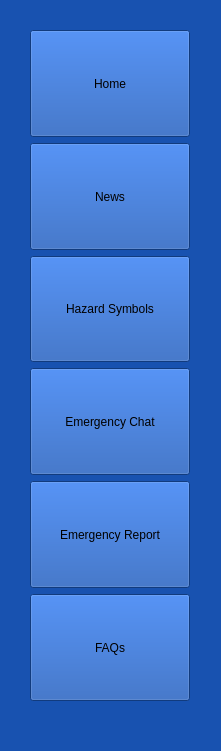
     <widget class="QWidget" name="rht_menu_bar" native="true">
      <property name="geometry">
       <rect>
        <x>0</x>
        <y>0</y>
        <width>221</width>
        <height>751</height>
       </rect>
      </property>
      <property name="palette">
       <palette>
        <active>
         <colorrole role="WindowText">
          <brush brushstyle="SolidPattern">
           <color alpha="255">
            <red>0</red>
            <green>0</green>
            <blue>0</blue>
           </color>
          </brush>
         </colorrole>
         <colorrole role="Button">
          <brush brushstyle="SolidPattern">
           <color alpha="255">
            <red>24</red>
            <green>82</green>
            <blue>176</blue>
           </color>
          </brush>
         </colorrole>
         <colorrole role="Light">
          <brush brushstyle="SolidPattern">
           <color alpha="255">
            <red>43</red>
            <green>124</green>
            <blue>255</blue>
           </color>
          </brush>
         </colorrole>
         <colorrole role="Midlight">
          <brush brushstyle="SolidPattern">
           <color alpha="255">
            <red>33</red>
            <green>103</green>
            <blue>215</blue>
           </color>
          </brush>
         </colorrole>
         <colorrole role="Dark">
          <brush brushstyle="SolidPattern">
           <color alpha="255">
            <red>12</red>
            <green>41</green>
            <blue>88</blue>
           </color>
          </brush>
         </colorrole>
         <colorrole role="Mid">
          <brush brushstyle="SolidPattern">
           <color alpha="255">
            <red>16</red>
            <green>54</green>
            <blue>117</blue>
           </color>
          </brush>
         </colorrole>
         <colorrole role="Text">
          <brush brushstyle="SolidPattern">
           <color alpha="255">
            <red>0</red>
            <green>0</green>
            <blue>0</blue>
           </color>
          </brush>
         </colorrole>
         <colorrole role="BrightText">
          <brush brushstyle="SolidPattern">
           <color alpha="255">
            <red>255</red>
            <green>255</green>
            <blue>255</blue>
           </color>
          </brush>
         </colorrole>
         <colorrole role="ButtonText">
          <brush brushstyle="SolidPattern">
           <color alpha="255">
            <red>0</red>
            <green>0</green>
            <blue>0</blue>
           </color>
          </brush>
         </colorrole>
         <colorrole role="Base">
          <brush brushstyle="SolidPattern">
           <color alpha="255">
            <red>255</red>
            <green>255</green>
            <blue>255</blue>
           </color>
          </brush>
         </colorrole>
         <colorrole role="Window">
          <brush brushstyle="SolidPattern">
           <color alpha="255">
            <red>24</red>
            <green>82</green>
            <blue>176</blue>
           </color>
          </brush>
         </colorrole>
         <colorrole role="Shadow">
          <brush brushstyle="SolidPattern">
           <color alpha="255">
            <red>0</red>
            <green>0</green>
            <blue>0</blue>
           </color>
          </brush>
         </colorrole>
         <colorrole role="AlternateBase">
          <brush brushstyle="SolidPattern">
           <color alpha="255">
            <red>139</red>
            <green>168</green>
            <blue>215</blue>
           </color>
          </brush>
         </colorrole>
         <colorrole role="ToolTipBase">
          <brush brushstyle="SolidPattern">
           <color alpha="255">
            <red>255</red>
            <green>255</green>
            <blue>220</blue>
           </color>
          </brush>
         </colorrole>
         <colorrole role="ToolTipText">
          <brush brushstyle="SolidPattern">
           <color alpha="255">
            <red>0</red>
            <green>0</green>
            <blue>0</blue>
           </color>
          </brush>
         </colorrole>
         <colorrole role="PlaceholderText">
          <brush brushstyle="SolidPattern">
           <color alpha="128">
            <red>0</red>
            <green>0</green>
            <blue>0</blue>
           </color>
          </brush>
         </colorrole>
        </active>
        <inactive>
         <colorrole role="WindowText">
          <brush brushstyle="SolidPattern">
           <color alpha="255">
            <red>0</red>
            <green>0</green>
            <blue>0</blue>
           </color>
          </brush>
         </colorrole>
         <colorrole role="Button">
          <brush brushstyle="SolidPattern">
           <color alpha="255">
            <red>24</red>
            <green>82</green>
            <blue>176</blue>
           </color>
          </brush>
         </colorrole>
         <colorrole role="Light">
          <brush brushstyle="SolidPattern">
           <color alpha="255">
            <red>43</red>
            <green>124</green>
            <blue>255</blue>
           </color>
          </brush>
         </colorrole>
         <colorrole role="Midlight">
          <brush brushstyle="SolidPattern">
           <color alpha="255">
            <red>33</red>
            <green>103</green>
            <blue>215</blue>
           </color>
          </brush>
         </colorrole>
         <colorrole role="Dark">
          <brush brushstyle="SolidPattern">
           <color alpha="255">
            <red>12</red>
            <green>41</green>
            <blue>88</blue>
           </color>
          </brush>
         </colorrole>
         <colorrole role="Mid">
          <brush brushstyle="SolidPattern">
           <color alpha="255">
            <red>16</red>
            <green>54</green>
            <blue>117</blue>
           </color>
          </brush>
         </colorrole>
         <colorrole role="Text">
          <brush brushstyle="SolidPattern">
           <color alpha="255">
            <red>0</red>
            <green>0</green>
            <blue>0</blue>
           </color>
          </brush>
         </colorrole>
         <colorrole role="BrightText">
          <brush brushstyle="SolidPattern">
           <color alpha="255">
            <red>255</red>
            <green>255</green>
            <blue>255</blue>
           </color>
          </brush>
         </colorrole>
         <colorrole role="ButtonText">
          <brush brushstyle="SolidPattern">
           <color alpha="255">
            <red>0</red>
            <green>0</green>
            <blue>0</blue>
           </color>
          </brush>
         </colorrole>
         <colorrole role="Base">
          <brush brushstyle="SolidPattern">
           <color alpha="255">
            <red>255</red>
            <green>255</green>
            <blue>255</blue>
           </color>
          </brush>
         </colorrole>
         <colorrole role="Window">
          <brush brushstyle="SolidPattern">
           <color alpha="255">
            <red>24</red>
            <green>82</green>
            <blue>176</blue>
           </color>
          </brush>
         </colorrole>
         <colorrole role="Shadow">
          <brush brushstyle="SolidPattern">
           <color alpha="255">
            <red>0</red>
            <green>0</green>
            <blue>0</blue>
           </color>
          </brush>
         </colorrole>
         <colorrole role="AlternateBase">
          <brush brushstyle="SolidPattern">
           <color alpha="255">
            <red>139</red>
            <green>168</green>
            <blue>215</blue>
           </color>
          </brush>
         </colorrole>
         <colorrole role="ToolTipBase">
          <brush brushstyle="SolidPattern">
           <color alpha="255">
            <red>255</red>
            <green>255</green>
            <blue>220</blue>
           </color>
          </brush>
         </colorrole>
         <colorrole role="ToolTipText">
          <brush brushstyle="SolidPattern">
           <color alpha="255">
            <red>0</red>
            <green>0</green>
            <blue>0</blue>
           </color>
          </brush>
         </colorrole>
         <colorrole role="PlaceholderText">
          <brush brushstyle="SolidPattern">
           <color alpha="128">
            <red>0</red>
            <green>0</green>
            <blue>0</blue>
           </color>
          </brush>
         </colorrole>
        </inactive>
        <disabled>
         <colorrole role="WindowText">
          <brush brushstyle="SolidPattern">
           <color alpha="255">
            <red>12</red>
            <green>41</green>
            <blue>88</blue>
           </color>
          </brush>
         </colorrole>
         <colorrole role="Button">
          <brush brushstyle="SolidPattern">
           <color alpha="255">
            <red>24</red>
            <green>82</green>
            <blue>176</blue>
           </color>
          </brush>
         </colorrole>
         <colorrole role="Light">
          <brush brushstyle="SolidPattern">
           <color alpha="255">
            <red>43</red>
            <green>124</green>
            <blue>255</blue>
           </color>
          </brush>
         </colorrole>
         <colorrole role="Midlight">
          <brush brushstyle="SolidPattern">
           <color alpha="255">
            <red>33</red>
            <green>103</green>
            <blue>215</blue>
           </color>
          </brush>
         </colorrole>
         <colorrole role="Dark">
          <brush brushstyle="SolidPattern">
           <color alpha="255">
            <red>12</red>
            <green>41</green>
            <blue>88</blue>
           </color>
          </brush>
         </colorrole>
         <colorrole role="Mid">
          <brush brushstyle="SolidPattern">
           <color alpha="255">
            <red>16</red>
            <green>54</green>
            <blue>117</blue>
           </color>
          </brush>
         </colorrole>
         <colorrole role="Text">
          <brush brushstyle="SolidPattern">
           <color alpha="255">
            <red>12</red>
            <green>41</green>
            <blue>88</blue>
           </color>
          </brush>
         </colorrole>
         <colorrole role="BrightText">
          <brush brushstyle="SolidPattern">
           <color alpha="255">
            <red>255</red>
            <green>255</green>
            <blue>255</blue>
           </color>
          </brush>
         </colorrole>
         <colorrole role="ButtonText">
          <brush brushstyle="SolidPattern">
           <color alpha="255">
            <red>12</red>
            <green>41</green>
            <blue>88</blue>
           </color>
          </brush>
         </colorrole>
         <colorrole role="Base">
          <brush brushstyle="SolidPattern">
           <color alpha="255">
            <red>24</red>
            <green>82</green>
            <blue>176</blue>
           </color>
          </brush>
         </colorrole>
         <colorrole role="Window">
          <brush brushstyle="SolidPattern">
           <color alpha="255">
            <red>24</red>
            <green>82</green>
            <blue>176</blue>
           </color>
          </brush>
         </colorrole>
         <colorrole role="Shadow">
          <brush brushstyle="SolidPattern">
           <color alpha="255">
            <red>0</red>
            <green>0</green>
            <blue>0</blue>
           </color>
          </brush>
         </colorrole>
         <colorrole role="AlternateBase">
          <brush brushstyle="SolidPattern">
           <color alpha="255">
            <red>24</red>
            <green>82</green>
            <blue>176</blue>
           </color>
          </brush>
         </colorrole>
         <colorrole role="ToolTipBase">
          <brush brushstyle="SolidPattern">
           <color alpha="255">
            <red>255</red>
            <green>255</green>
            <blue>220</blue>
           </color>
          </brush>
         </colorrole>
         <colorrole role="ToolTipText">
          <brush brushstyle="SolidPattern">
           <color alpha="255">
            <red>0</red>
            <green>0</green>
            <blue>0</blue>
           </color>
          </brush>
         </colorrole>
         <colorrole role="PlaceholderText">
          <brush brushstyle="SolidPattern">
           <color alpha="128">
            <red>0</red>
            <green>0</green>
            <blue>0</blue>
           </color>
          </brush>
         </colorrole>
        </disabled>
       </palette>
      </property>
      <property name="autoFillBackground">
       <bool>true</bool>
      </property>
      <widget class="QWidget" name="verticalLayoutWidget">
       <property name="geometry">
        <rect>
         <x>30</x>
         <y>30</y>
         <width>160</width>
         <height>671</height>
        </rect>
       </property>
       <layout class="QVBoxLayout" name="rht_menu_spacer">
        <item>
         <widget class="QPushButton" name="home_button">
          <property name="sizePolicy">
           <sizepolicy hsizetype="Minimum" vsizetype="Preferred">
            <horstretch>0</horstretch>
            <verstretch>0</verstretch>
           </sizepolicy>
          </property>
          <property name="text">
           <string>Home</string>
          </property>
         </widget>
        </item>
        <item>
         <widget class="QPushButton" name="news_button">
          <property name="sizePolicy">
           <sizepolicy hsizetype="Minimum" vsizetype="Preferred">
            <horstretch>0</horstretch>
            <verstretch>0</verstretch>
           </sizepolicy>
          </property>
          <property name="text">
           <string>News</string>
          </property>
         </widget>
        </item>
        <item>
         <widget class="QPushButton" name="hzd_symbol_button">
          <property name="sizePolicy">
           <sizepolicy hsizetype="Minimum" vsizetype="Preferred">
            <horstretch>0</horstretch>
            <verstretch>0</verstretch>
           </sizepolicy>
          </property>
          <property name="text">
           <string>Hazard Symbols</string>
          </property>
         </widget>
        </item>
        <item>
         <widget class="QPushButton" name="emg_chat_button">
          <property name="sizePolicy">
           <sizepolicy hsizetype="Minimum" vsizetype="Preferred">
            <horstretch>0</horstretch>
            <verstretch>0</verstretch>
           </sizepolicy>
          </property>
          <property name="text">
           <string>Emergency Chat</string>
          </property>
         </widget>
        </item>
        <item>
         <widget class="QPushButton" name="emg_rsp_button">
          <property name="sizePolicy">
           <sizepolicy hsizetype="Minimum" vsizetype="Preferred">
            <horstretch>0</horstretch>
            <verstretch>0</verstretch>
           </sizepolicy>
          </property>
          <property name="text">
           <string>Emergency Report</string>
          </property>
         </widget>
        </item>
        <item>
         <widget class="QPushButton" name="faq_button">
          <property name="sizePolicy">
           <sizepolicy hsizetype="Minimum" vsizetype="Preferred">
            <horstretch>0</horstretch>
            <verstretch>0</verstretch>
           </sizepolicy>
          </property>
          <property name="text">
           <string>FAQs</string>
          </property>
         </widget>
        </item>
       </layout>
      </widget>
     </widget>
